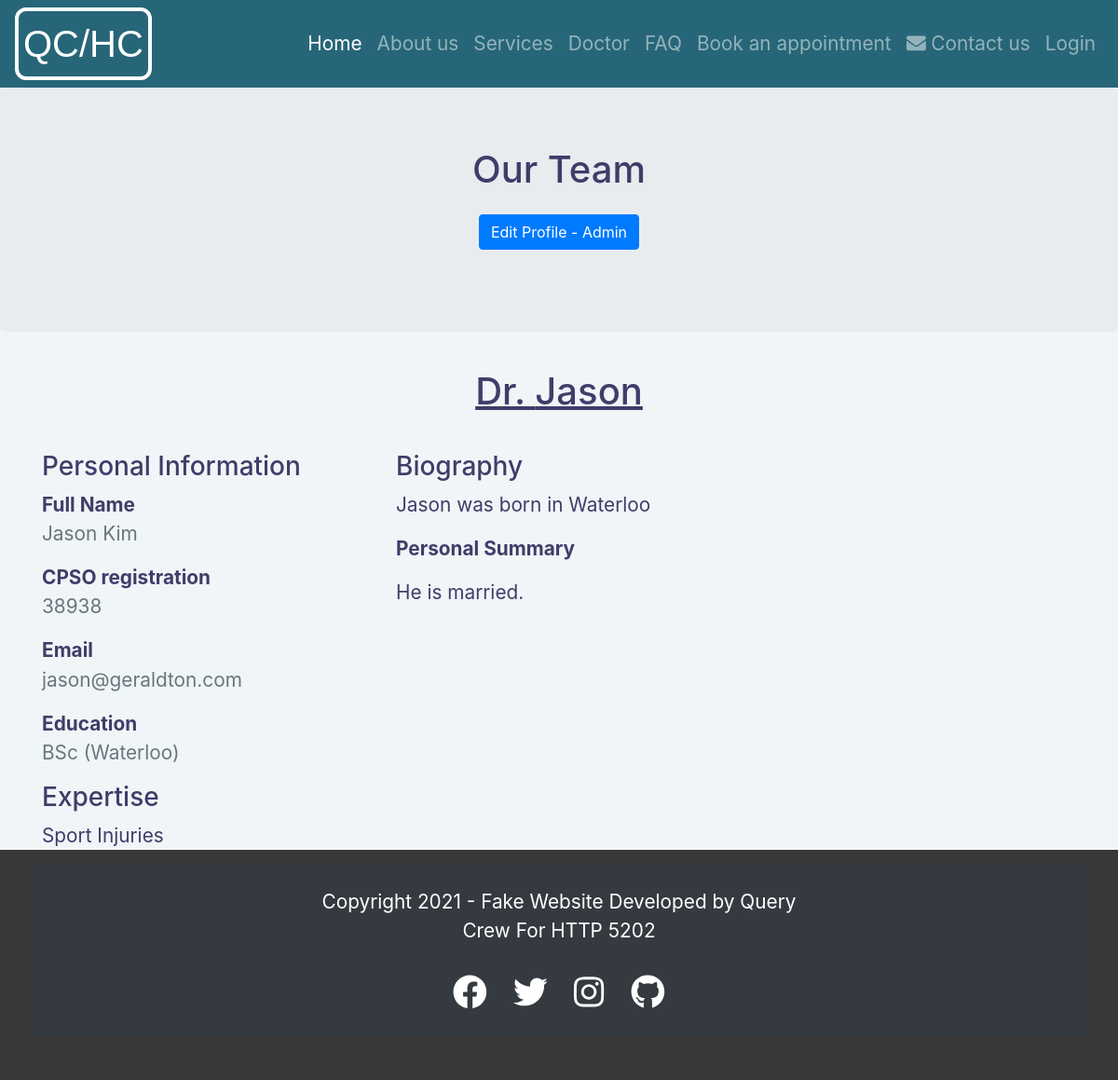
The page /pages/indexDoctor.php on the database as committed earlier.
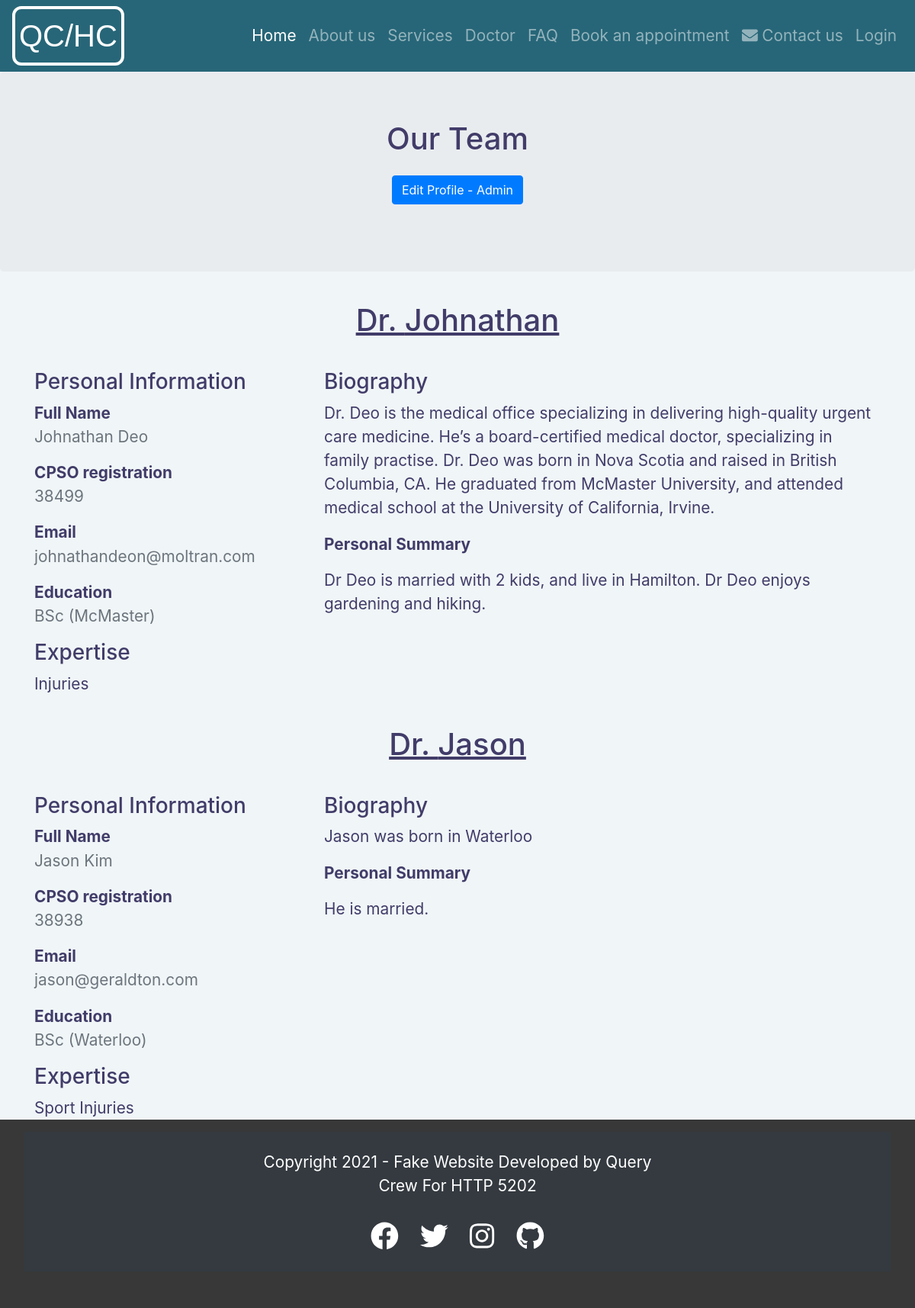
The same page on the database as committed later.
### tables this page shows
CREATE TABLE `doctor` (
  `id` int(11) NOT NULL,
  `first_name` varchar(50) NOT NULL,
  `last_name` varchar(50) NOT NULL,
  `cpso_reg` int(5) NOT NULL COMMENT 'CPSO is a 5-digit number.',
  `email` varchar(50) NOT NULL,
  `education` varchar(50) NOT NULL,
  `expertise` varchar(256) NOT NULL,
  `biography` varchar(1024) NOT NULL,
  `personal` varchar(1024) NOT NULL,
  `fk_doctor_user_id` int(11) NOT NULL
);

### database/Database.php (called while the page is built, shortened)
<?php
class Database {
    private static $user = "root";
    private static $pass = "root";
    private static $dsn ="mysql:host=localhost;dbname=qc_health_clinic";
    private static $dbcon;
    public static function getDb(){
        if(!isset(self::$dbcon)) {
            try {
                self::$dbcon = new \PDO(self::$dsn, self::$user, self::$pass);
                self::$dbcon->setAttribute(\PDO::ATTR_ERRMODE, \PDO::ERRMODE_EXCEPTION);
                self::$dbcon->setAttribute(\PDO::ATTR_DEFAULT_FETCH_MODE, \PDO::FETCH_OBJ);
            } catch (\PDOException $e) {
                $msg = $e->getMessage();
                include 'pages/custom-error.php';
                exit();
            }
        }
        return self::$dbcon;
    }
}

### database/DoctorPDO.php (called while the page is built, shortened)
<?php
class DoctorPDO
{
    public function getAllDoctors($dbcon){
        $sql = "SELECT * FROM doctor";
        $pdostm = $dbcon->prepare($sql);
        $pdostm->execute();
        $doctors = $pdostm->fetchAll(\PDO::FETCH_OBJ);
        return $doctors;
    }
}

### pages/doctorInformation.php (the view)
<h1 class="jumbotron-heading text-center" style="margin:1em 0em;">
    <u>Dr. <?= $dr->first_name; ?></u>
</h1>
<div class="row">
    <div class="col-lg-12">
            <div class="tab-pane active" id="home-2">
                <div class="row">
                    <div class="col-md-4">
                        <div class="panel panel-default panel-fill">
                            <div class="panel-heading">
                                <h3 class="panel-title">Personal Information</h3>
                            </div>
                            <div class="panel-body">
                                <div class="about-info-p">
                                    <strong>Full Name</strong>
                                    <br>
                                    <p class="text-muted">
                                        <span><?= $dr->first_name; ?></span>
                                        <span><?= $dr->last_name; ?></span>
                                    </p>
                                </div>
                                <div class="about-info-p">
                                    <strong>CPSO registration</strong>
                                    <br>
                                    <p class="text-muted"><?= $dr->cpso_reg; ?></p>
                                </div>
                                <div class="about-info-p">
                                    <strong>Email</strong>
                                    <br>
                                    <p class="text-muted"><?= $dr->email; ?></p>
                                </div>
                                <div class="about-info-p m-b-0">
                                    <strong>Education</strong>
                                    <br>
                                    <p class="text-muted"><?= $dr->education; ?></p>
                                </div>
                            </div>
                        </div>
                        <div class="panel panel-default panel-fill">
                            <div class="panel-heading">
                                <h3 class="panel-title">Expertise</h3>
                            </div>
                            <div class="panel-body">
                                <?= $dr->expertise; ?>
                            </div>
                        </div>
                    </div>
                    <div class="col-md-8">
                        <div class="panel panel-default panel-fill">
                            <div class="panel-heading">
                                <h3 class="panel-title">Biography</h3>
                            </div>
                            <div class="panel-body">
                                <p>
                                    <?= $dr->biography; ?>
                                </p>
                                <p><strong>
                                        Personal Summary
                                    </strong></p>
                                <p>
                                    <?= $dr->personal; ?>
                                </p>
                            </div>
                        </div>
                    </div>
                </div>
            </div>
    </div>
</div>

### pages/indexDoctor.php (shortened to what this page needs)
<?php
$d = new DoctorPDO();
$doctorsList = $d->getAllDoctors(Database::getDb());
?>
<!DOCTYPE html>
<html lang="en">
<head>
		<link rel="stylesheet" href="library/bootstrap/bootstrap.min.css">
	    <link rel="stylesheet" href="css/HeaderFooter.css">
        <link rel="stylesheet" href="css/admin-style/admin_dashboard.css">
</head>
<?php
include 'header.php';
include 'doctorBody.php';
include 'footer.php';
?>
</body>
</html>

### pages/header.php (shortened to what this page needs)
<header>
     <nav class="navbar navbar-expand-lg navbar-dark cyan">
         <a class="navbar-brand font-bold logo" href="index.php?page=home">QC/HC</a>
                <div class="collapse navbar-collapse" id="navbarSupportedContent-4">
                    <ul class="navbar-nav ml-auto">
                        <li class="nav-item ">
                            <a class="nav-link <?php echo ($_GET['page']==='home' || !isset($_GET['page']))? 'active' : '' ?>" href="index.php?page=home">Home </a>
                        </li>
                        <li class="nav-item ">
                            <a class="nav-link  <?php echo ($_GET['page']==='about_us')? 'active' : '' ?>" href="index.php?page=about_us"> About us </a>
                        </li>
                        <li class="nav-item ">
                            <a class="nav-link <?php echo ($_GET['page']==='indexServices')? 'active' : '' ?>" href="index.php?page=indexServices"> Services </a>
                        </li>
                        <li class="nav-item ">
                            <a class="nav-link <?php echo ($_GET['page']==='indexDoctor')? 'active' : '' ?>" href="index.php?page=indexDoctor"> Doctor </a>
                        </li>
                        <li class="nav-item ">
                            <a class="nav-link <?php echo ($_GET['page']==='faq')? 'active' : '' ?>" href="index.php?page=faq">FAQ </a>
                        </li>
                        <li class="nav-item ">
                            <a class="nav-link <?php echo ($_GET['page']==='patient_register')? 'active' : '' ?>" href="index.php?page=patient_register">Book an appointment </a>
                        </li>
                        <li class="nav-item ">
                            <a class="nav-link <?php echo ($_GET['page']==='contact')? 'active' : '' ?>" href="index.php?page=contact"><i class="fa fa-envelope"></i> Contact us</a>
                        </li>
                        <li class="nav-item ">
                            <a class="nav-link <?php echo ($_GET['page']==='indexServices')? 'active' : '' ?>" href="index.php?page=user_login">Login</a>
                        </li>
                    </ul>
                </div>
            </nav>
</header>

### pages/doctorBody.php (shortened to what this page needs)
<main role="main">
    <section class="jumbotron text-center">
        <div class="container">
            <h1 class="jumbotron-heading">Our Team</h1>
            <p>
                <a href="index.php?page=doctorAdmin" class="btn btn-primary my-2">Edit Profile - Admin</a>
            </p>
        </div>
    </section>
    <div class="wrapper">
        <div class="container">
            <div class="wrapper">
                <?php foreach ($doctorsList as $dr) {
                    include "doctorInformation.php";
                }
                ?>
            </div>
        </div>
    </div>
</main>

### pages/footer.php
<footer>
    <div class="container bg-dark">
        <div class="row text-light text-center py-4 justify-content-center">
            <div class="col-sm-10 col-md-8 col-lg-6">
<p>Copyright 2021 - Fake Website Developed by Query Crew For HTTP 5202</p>
                <ul class="social pt-3">
                <li><a href="#" target="_blank"><i class="fab fa-facebook"></i></a></li>
                <li><a href="#" target="_blank"><i class="fab fa-twitter"></i></a></li>
                <li><a href="#" target="_blank"><i class="fab fa-instagram"></i></a></li>
                <li><a href="#" target="_blank"><i class="fab fa-github"></i></a></li>
            </ul>
            </div>
        </div>
    </div>
</footer>

### css/HeaderFooter.css (style rules this page uses)
html { font-family: "Roboto", sans-serif; }
header { background-color: #276678!important; }
.logo { font-family: sans-serif; font-size: 40px; text-align: center; border: 4px white solid; border-radius: 12px; padding: 5px; }
a { color: white; }
footer { background: #383838; padding: 1rem 2rem 3rem; }
footer p, footer a, .socket a { color: white; text-decoration: none; }
ul.social { list-style-type: none; display: flex; max-width: 16rem; margin: 0 auto; padding: 0; }
ul.social li { margin: 0 auto; }
footer .svg-inline--fa { font-size: 2.3rem; }

### css/admin-style/admin_dashboard.css (style rules this page uses)
h1 { margin: 0; }
main { background-color: rgba(112,159,176,.1); overflow: hidden; }

Rows that differ between the two databases and show on the page:
added doctor: first_name "Johnathan", last_name "Deo", cpso_reg "38499", email "johnathandeon@moltran.com", education "BSc (McMaster)", expertise "Injuries", biography "Dr. Deo is the medical office specializing in delivering high-quality urgent care medicine. He’s a board-certified medical doctor, specializing in family practise. Dr. Deo was born in Nova Scotia and raised in British Columbia, CA. He graduated from McMaster University, and attended medical school at the University of California, Irvine.", personal "Dr Deo is married with 2 kids, and live in Hamilton. Dr Deo enjoys gardening and hiking."
